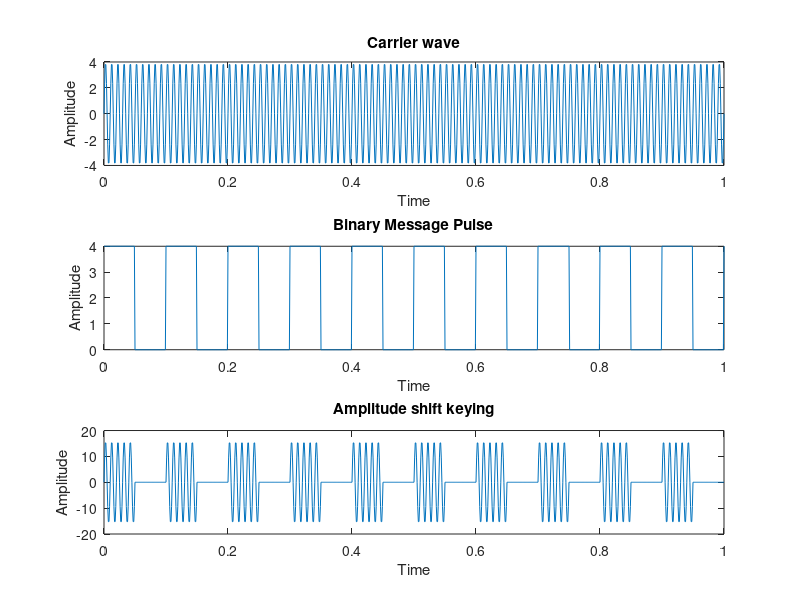

Write the MATLAB code that produced this figure.
%amplitude shift keying
clc;
close all;
clear all;

fc = 100;%input('Enter the freq of sine wave carrier:');
fp = 10;%input('Enter the freq of periodic Binary pulse(message):');
amp =4;%input('Enter the amplitude(For carrier and BInary pulse message):');
t = 0:0.001:1;

%carrier generating
c = amp.*sin(2*pi*fc*t);
subplot(3,1,1);
plot(t,c);
xlabel('Time');
ylabel('Amplitude');
title('Carrier wave');

%For Generating Square wave message
m = amp/2.*square(2*pi*fp*t)+(amp/2);
subplot(3,1,2);
plot(t,m);
xlabel('Time');
ylabel('Amplitude');
title('Binary Message Pulse');

%The shift keyed wave
w = c.*m;
subplot(3,1,3);
plot(t,w);
xlabel('Time');
ylabel('Amplitude');
title('Amplitude shift keying');
%100 10 4